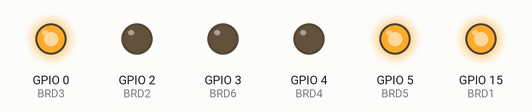
Recording of a sketch running on a simulated ESP32. Shown: output pins drawn as LEDs (lit = HIGH).

Above: at 0.2 s.
At 1.7 s:
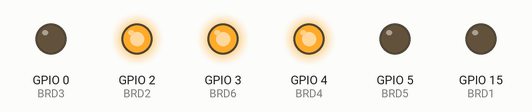
Timing chart, 0 to 3.0 s (numbered marks = the images above):
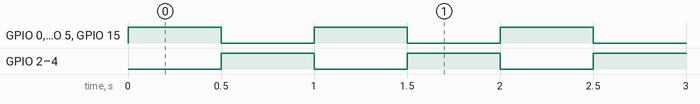

The sketch:

alternateLED.ino
```cpp
/*
This is an alternating blinking LEDs demo
1 0 1 0 1 0
0 1 0 1 0 1

Done for ESPectro board, but can be used by other boards.
Just change the pin definition

This code is in public domain
26 Sep 2016
Budi Rahardjo (@rahard)
*/

// pin definition of ESPectro board
// I am connecting this to ProcodeCG LED board
// thus, this pin configuration
uint8_t BRD1 = 15;
uint8_t BRD2 = 2;
uint8_t BRD3 = 0;
uint8_t BRD4 = 4;
uint8_t BRD5 = 5;
uint8_t BRD6 = 3;

int TUNGGU = 500;


// the setup function runs once when you press reset or power the board
void setup() {
  pinMode(BRD1, OUTPUT);
  pinMode(BRD2, OUTPUT);
  pinMode(BRD3, OUTPUT);
  pinMode(BRD4, OUTPUT);
  pinMode(BRD5, OUTPUT);
  pinMode(BRD6, OUTPUT);
}

void loop() {
  digitalWrite(BRD1, HIGH);
  digitalWrite(BRD2, LOW);
  digitalWrite(BRD3, HIGH);
  digitalWrite(BRD4, LOW);
  digitalWrite(BRD5, HIGH);
  digitalWrite(BRD6, LOW);
  delay(TUNGGU);

  digitalWrite(BRD1, LOW);
  digitalWrite(BRD2, HIGH);
  digitalWrite(BRD3, LOW);
  digitalWrite(BRD4, HIGH);
  digitalWrite(BRD5, LOW);
  digitalWrite(BRD6, HIGH);
  delay(TUNGGU);
}
```

Measured:
- by itself, GPIO 0 (BRD3), GPIO 2 (BRD2), GPIO 3 (BRD6), GPIO 4 (BRD4), GPIO 5 (BRD5), GPIO 15 (BRD1): alternates HIGH for 0.50 s and LOW for 0.50 s
